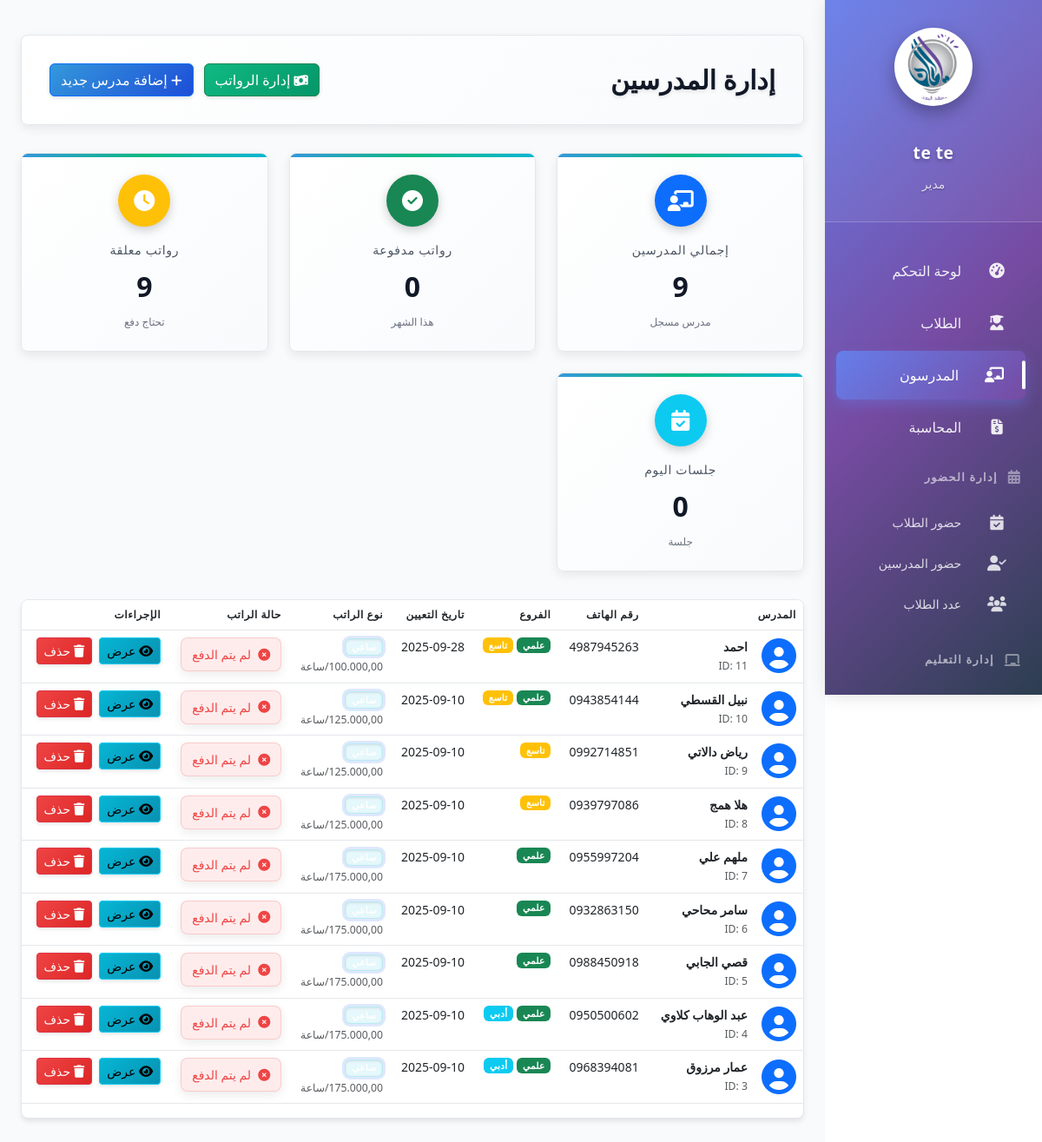
/employ/teachers/ (signed in), run on the app's committed database.
### employ/models.py (models this page shows, shortened)
class Employee(models.Model):
    POSITION_CHOICES = [
        ('admin', 'إداري'),
        ('accountant', 'محاسب'),
        ('mentor', 'مرشد'),
        ('manager', 'مدير'),
        ('marketing', 'تسويق'),
        ('reception', 'استقبال'),
    ]
    user = models.OneToOneField(User, on_delete=models.CASCADE, related_name='employee')
    position = models.CharField(max_length=20, choices=POSITION_CHOICES)
    phone_number = models.CharField(max_length=20)
    hire_date = models.DateField(auto_now_add=True)
    salary = models.DecimalField(max_digits=10, decimal_places=2)
    last_salary_payment_date = models.DateField(
        null=True,
        blank=True,
        verbose_name='تاريخ آخر دفعة راتب'
    )

class Teacher(models.Model):
    class BranchChoices(models.TextChoices):
        LITERARY = 'أدبي', 'أدبي'
        SCIENTIFIC = 'علمي', 'علمي'
        NINTH_GRADE = 'تاسع', 'الصف التاسع'
    full_name = models.CharField(
        max_length=100,
        verbose_name='الاسم الكامل',
        validators=[MinLengthValidator(3)]
    )
    phone_number = models.CharField(
        max_length=20,
        verbose_name='رقم الهاتف',
        validators=[MinLengthValidator(8)]
    )
    branches = models.CharField(
        max_length=100,
        verbose_name='الفروع',
        help_text='الفروع التي يدرّسها المدرّس مفصولة بفاصلة'
    )
    hire_date = models.DateField(default=date.today, verbose_name='تاريخ التعيين')
    notes = models.TextField(blank=True, null=True, verbose_name='ملاحظات')
    hourly_rate = models.DecimalField(
        max_digits=10,
        decimal_places=2,
        null=True,
        blank=True,
        default=Decimal('0.00'),
        verbose_name='أجر الساعة',
        help_text='الأجر عن كل حصة دراسية'
    )
    monthly_salary = models.DecimalField(
        max_digits=10,
        decimal_places=2,
        null=True,
        blank=True,
        default=Decimal('0.00'),
        verbose_name='راتب شهري ثابت',
        help_text='يستخدم مع نوع الراتب الشهري أو المختلط'
    )
    salary_type = models.CharField(
        max_length=20,
        choices=[
            ('hourly', 'ساعي'),
            ('monthly', 'شهري ثابت'),
            ('mixed', 'مختلط (شهري + ساعي)')
        ],
        default='hourly',
        verbose_name='نوع الراتب'
    )
    created_at = models.DateTimeField(auto_now_add=True)
    updated_at = models.DateTimeField(auto_now=True)
    def get_branches_list(self):
        if self.branches:
            return [branch.strip() for branch in self.branches.split(',') if branch.strip()]
        return []
    class Meta:
        verbose_name = 'مدرّس'
        verbose_name_plural = 'مدرّسون'
        ordering = ['-created_at']
    def get_monthly_sessions(self, year=None, month=None):
        if year is None:
            year = timezone.now().year
        if month is None:
            month = timezone.now().month
        from attendance.models import TeacherAttendance
        return TeacherAttendance.objects.filter(
            teacher=self,
            date__year=year,
            date__month=month,
            status='present'
        ).aggregate(total=Sum('session_count'))['total'] or 0
    def calculate_monthly_salary(self, year=None, month=None):
        if year is None:
            year = timezone.now().year
        if month is None:
            month = timezone.now().month
        monthly_sessions = self.get_monthly_sessions(year, month)
        if self.salary_type == 'hourly':
            return Decimal(monthly_sessions) * (self.hourly_rate or Decimal('0'))
    def get_salary_status(self, year=None, month=None):
        if year is None:
            year = timezone.now().year
        if month is None:
            month = timezone.now().month
        try:
            from accounts.models import ExpenseEntry
            salary_qs = ExpenseEntry.objects.filter(
                teacher=self,
                date__year=year,
                date__month=month
            )
            if salary_qs.exists():
                return True
            name_hint = (self.full_name or '').strip()
            if name_hint:
                legacy_qs = ExpenseEntry.objects.filter(
                    teacher__isnull=True,
                    description__icontains=name_hint,
                    category__in=['SALARY', 'TEACHER_SALARY'],
                    date__year=year,
                    date__month=month
                )
                if legacy_qs.exists():
                    return True
            return False
        except Exception:
            return False

### employ/views.py (the view)
# urls.py: path('teachers/',views.teachers.as_view() , name="teachers"),
class teachers(LoginRequiredMixin, ListView):
    model = Teacher
    template_name = 'employ/teachers.html'
    context_object_name = 'teachers'
    def get_context_data(self, **kwargs):
        context = super().get_context_data(**kwargs)
        teachers = context.get('teachers') or context.get('object_list') or Teacher.objects.all()
        today = timezone.now().date()
        current_year = today.year
        current_month = today.month
        if today.day >= 25:
            period_date = today
        else:
            period_date = today.replace(day=1) - timedelta(days=1)
        salary_year = period_date.year
        salary_month = period_date.month
        teachers_data = []
        paid_count = 0
        unpaid_count = 0
        for teacher in teachers:
            monthly_sessions = teacher.get_monthly_sessions(salary_year, salary_month)
            salary_amount = teacher.calculate_monthly_salary(salary_year, salary_month)
            salary_status = teacher.get_salary_status(salary_year, salary_month)
            if salary_status:
                paid_count += 1
            else:
                unpaid_count += 1
            teachers_data.append({
                'teacher': teacher,
                'monthly_sessions': monthly_sessions,
                'calculated_salary': salary_amount,
                'salary_status': salary_status,
            })
        today_sessions = (TeacherAttendance.objects
                          .filter(date=today, status='present')
                          .aggregate(total=Sum('session_count'))['total'] or 0)
        context.update({
            'today': today,
            'salary_year': salary_year,
            'salary_month': salary_month,
            'salary_period_label': f"{salary_year}/{salary_month:02d}",
            'salary_period_is_current': (salary_year == current_year and salary_month == current_month),
            'teachers_data': teachers_data,
            'paid_count': paid_count,
            'unpaid_count': unpaid_count,
            'today_sessions': today_sessions,
        })
        return context

### templates/employ/teachers.html (shortened to what this page needs)
{% extends "base.html" %}
{% load static %}
{% block content %}
<div class="module-header">
    <h2>إدارة المدرسين</h2>
    <div class="header-actions">
        <a href="{% url 'employ:salary_management' %}" class="btn btn-success">
            <i class="fas fa-money-bill-wave"></i> إدارة الرواتب
        </a>
        <a href="{% url 'employ:create' %}" class="btn btn-primary">
            <i class="fas fa-plus"></i> إضافة مدرس جديد
        </a>
    </div>
</div>
<div class="dashboard-cards">
    <div class="dashboard-card">
        <div class="dashboard-card-icon bg-primary">
            <i class="fas fa-chalkboard-teacher"></i>
        </div>
        <div class="dashboard-card-title">إجمالي المدرسين</div>
        <div class="dashboard-card-value">{{ teachers_data|length }}</div>
        <div class="dashboard-card-change">مدرس مسجل</div>
    </div>
    <div class="dashboard-card">
        <div class="dashboard-card-icon bg-success">
            <i class="fas fa-check-circle"></i>
        </div>
        <div class="dashboard-card-title">رواتب مدفوعة</div>
        <div class="dashboard-card-value">{{ paid_count }}</div>
        <div class="dashboard-card-change">هذا الشهر</div>
    </div>
    <div class="dashboard-card">
        <div class="dashboard-card-icon bg-warning">
            <i class="fas fa-clock"></i>
        </div>
        <div class="dashboard-card-title">رواتب معلقة</div>
        <div class="dashboard-card-value">{{ unpaid_count }}</div>
        <div class="dashboard-card-change">تحتاج دفع</div>
    </div>
    <div class="dashboard-card">
        <div class="dashboard-card-icon bg-info">
            <i class="fas fa-calendar-check"></i>
        </div>
        <div class="dashboard-card-title">جلسات اليوم</div>
        <div class="dashboard-card-value">{{ today_sessions }}</div>
        <div class="dashboard-card-change">جلسة</div>
    </div>
</div>
<div class="table-container">
    <table class="table">
        <thead>
            <tr>
                <th>المدرس</th>
                <th>رقم الهاتف</th>
                <th>الفروع</th>
                <th>تاريخ التعيين</th>
                <th>نوع الراتب</th>
                <th>حالة الراتب</th>
                <th>الإجراءات</th>
            </tr>
        </thead>
        <tbody>
            {% for data in teachers_data %}
            <tr>
                <td>
                    <div class="d-flex align-items-center gap-3">
                        <div class="teacher-avatar">
                            <i class="fas fa-user-circle text-primary" style="font-size: 2.5rem;"></i>
                        </div>
                        <div>
                            <strong>{{ data.teacher.full_name }}</strong>
                            <br>
                            <small class="text-muted">ID: {{ data.teacher.id }}</small>
                        </div>
                    </div>
                </td>
                <td>
                    <span class="text-dark">{{ data.teacher.phone_number }}</span>
                </td>
                <td>
                    <div class="d-flex gap-1 flex-wrap">
                        {% for branch in data.teacher.get_branches_list %}
                            <span class="badge
                                {% if branch == 'علمي' %}bg-success
                                {% elif branch == 'أدبي' %}bg-info
                                {% else %}bg-warning{% endif %}">
                                {{ branch }}
                            </span>
                        {% endfor %}
                    </div>
                </td>
                <td>{{ data.teacher.hire_date|date:"Y-m-d" }}</td>
                <td>
                    <span class="badge
                        {% if data.teacher.salary_type == 'hourly' %}badge-info
                        {% elif data.teacher.salary_type == 'monthly' %}badge-success
                        {% else %}badge-warning{% endif %}">
                        {{ data.teacher.get_salary_type_display }}
                    </span>
                    <br>
                    <small class="text-muted">
                        {% if data.teacher.salary_type == 'hourly' %}
                            {{ data.teacher.hourly_rate|floatformat:2 }}/ساعة
                        {% elif data.teacher.salary_type == 'monthly' %}
                            {{ data.teacher.monthly_salary|floatformat:2 }} ثابت
                        {% else %}
                            {{ data.teacher.monthly_salary|floatformat:2 }} + {{ data.teacher.hourly_rate|floatformat:2 }}/ساعة
                        {% endif %}
                    </small>
                </td>
                <td>
                    <div class="salary-status-indicator" data-teacher-id="{{ data.teacher.id }}">
                        {% if data.salary_status %}
                            <div class="status-indicator paid">
                                <i class="fas fa-check-circle"></i>
                                تم الدفع
                            </div>
                        {% else %}
                            <div class="status-indicator unpaid">
                                <i class="fas fa-times-circle"></i>
                                لم يتم الدفع
                            </div>
                        {% endif %}
                    </div>
                </td>
                <td>
                    <div class="d-flex gap-2">
                        <a href="{% url 'employ:teacher_profile' data.teacher.pk %}" class="btn btn-sm btn-info">
                            <i class="fas fa-eye"></i> عرض
                        </a>
                        <button type="button" class="btn btn-sm btn-danger" onclick="deleteTeacher({{ data.teacher.pk }}, '{{ data.teacher.full_name }}')">
                            <i class="fas fa-trash"></i> حذف
                        </button>
                    </div>
                </td>
            </tr>
            {% endfor %}
        </tbody>
    </table>
</div>
{% endblock %}

### templates/partials/_navbar.html (shortened to what this page needs)
{% load static %}
{% if user.is_authenticated %}
<div class="sidebar">
    <div class="sidebar-header">
        <div class="logo-container">
            <img src="{% static 'img/logo.png' %}" alt="معهد اليمان" class="sidebar-logo"
                 onerror="this.style.display='none'; this.nextElementSibling.style.display='flex';">
        </div>
        <div class="user-info">
            <span>{{ user.get_full_name }}</span>
            <small>{{ user.employee.get_position_display }}</small>
        </div>
    </div>
    <div class="sidebar-menu">
        {% if user.employee.position == 'manager' or user.is_superuser %}
        <a href="{% url "pages:index" %}" class="menu-item" data-module="dashboard">
            <i class="fas fa-tachometer-alt"></i>
            <span>لوحة التحكم</span>
        </a>
        {% endif %}
        {% if user.employee.position in 'manager,admin,reception' or user.is_superuser %}
        <a href="{% url "students:student" %}" class="menu-item" data-module="students">
            <i class="fas fa-user-graduate"></i>
            <span>الطلاب</span>
        </a>
        {% endif %}
        {% if user.employee.position in 'manager,admin' or user.is_superuser %}
        <a href="{% url "employ:teachers" %}" class="menu-item" data-module="teachers">
            <i class="fas fa-chalkboard-teacher"></i>
            <span>المدرسون</span>
        </a>
        {% endif %}
        {% if user.employee.position in 'manager,accountant,reception' or user.is_superuser %}
        <a href="{% url "accounts:dashboard" %}" class="menu-item {% if 'accounts' in request.resolver_match.app_name %}active{% endif %}" data-module="accounts">
            <i class="fas fa-file-invoice-dollar"></i>
            <span>المحاسبة</span>
        </a>
        {% endif %}
        {% if user.employee.position in 'manager,mentor' or user.is_superuser %}
        <div class="menu-group">
            <div class="menu-group-title">
                <i class="fas fa-calendar-alt"></i>
                <span>إدارة الحضور</span>
            </div>
            <a href="{% url "attendance:attendance" %}" class="menu-item sub-item" data-module="attendance">
                <i class="fas fa-calendar-check"></i>
                <span>حضور الطلاب</span>
            </a>
            <a class="menu-item sub-item" href="{% url 'attendance:teacher_attendance' %}">
                <i class="fas fa-user-check"></i>
                <span>حضور المدرسين</span>
            </a>
            <a href="{% url "students:stu_num" %}" class="menu-item sub-item" data-module="students-count">
                <i class="fas fa-users"></i>
                <span>عدد الطلاب</span>
            </a>
        </div>
        {% endif %}
        {% if user.employee.position in 'manager,mentor' or user.is_superuser %}
        <div class="menu-group">
            <div class="menu-group-title">
                <i class="fas fa-chalkboard"></i>
                <span>إدارة التعليم</span>
            </div>
            <a href="{% url "classroom:classroom" %}" class="menu-item sub-item" data-module="classroom">
            </a>
        </div>
        {% endif %}
    </div>
</div>
{% endif %}

### data on the page
Teacher: teacher.full_name "احمد", teacher.id "11", teacher.phone_number "4987945263", get_branches_list "علمي" "تاسع", teacher.hire_date "2025-09-28", teacher.hourly_rate "100.000,00"
Teacher: teacher.full_name "نبيل القسطي", teacher.id "10", teacher.phone_number "0943854144", get_branches_list "علمي" "تاسع", teacher.hire_date "2025-09-10", teacher.salary_type "ساعي", teacher.hourly_rate "125.000,00"
Teacher: teacher.full_name "رياض دالاتي", teacher.id "9", teacher.phone_number "0992714851", get_branches_list "تاسع", teacher.hire_date "2025-09-10", teacher.hourly_rate "125.000,00"
Teacher: teacher.full_name "هلا همج", teacher.id "8", teacher.phone_number "0939797086", get_branches_list "تاسع", teacher.hire_date "2025-09-10", teacher.salary_type "ساعي", teacher.hourly_rate "125.000,00"
Teacher: teacher.full_name "ملهم علي", teacher.id "7", teacher.phone_number "0955997204", get_branches_list "علمي", teacher.hire_date "2025-09-10", teacher.salary_type "ساعي", teacher.hourly_rate "175.000,00"
Teacher: teacher.full_name "سامر محاحي", teacher.id "6", teacher.phone_number "0932863150", get_branches_list "علمي", teacher.hire_date "2025-09-10", teacher.salary_type "ساعي", teacher.hourly_rate "175.000,00"
Teacher: teacher.full_name "قصي الجابي", teacher.id "5", teacher.phone_number "0988450918", get_branches_list "علمي", teacher.hire_date "2025-09-10", teacher.salary_type "ساعي", teacher.hourly_rate "175.000,00"
Teacher: teacher.full_name "عبد الوهاب كلاوي", teacher.id "4", teacher.phone_number "0950500602", get_branches_list "علمي" "أدبي", teacher.hire_date "2025-09-10", teacher.salary_type "ساعي", teacher.hourly_rate "175.000,00"
Teacher: teacher.full_name "عمار مرزوق", teacher.id "3", teacher.phone_number "0968394081", get_branches_list "علمي" "أدبي", teacher.hire_date "2025-09-10", teacher.salary_type "ساعي", teacher.hourly_rate "175.000,00"

### other printed values
{{ user.get_full_name }} "te te"
{{ user.employee.get_position_display }} "مدير"
{{ teachers_data|length }} "9"
{{ paid_count }} "0"
{{ unpaid_count }} "9"
{{ today_sessions }} "0"
